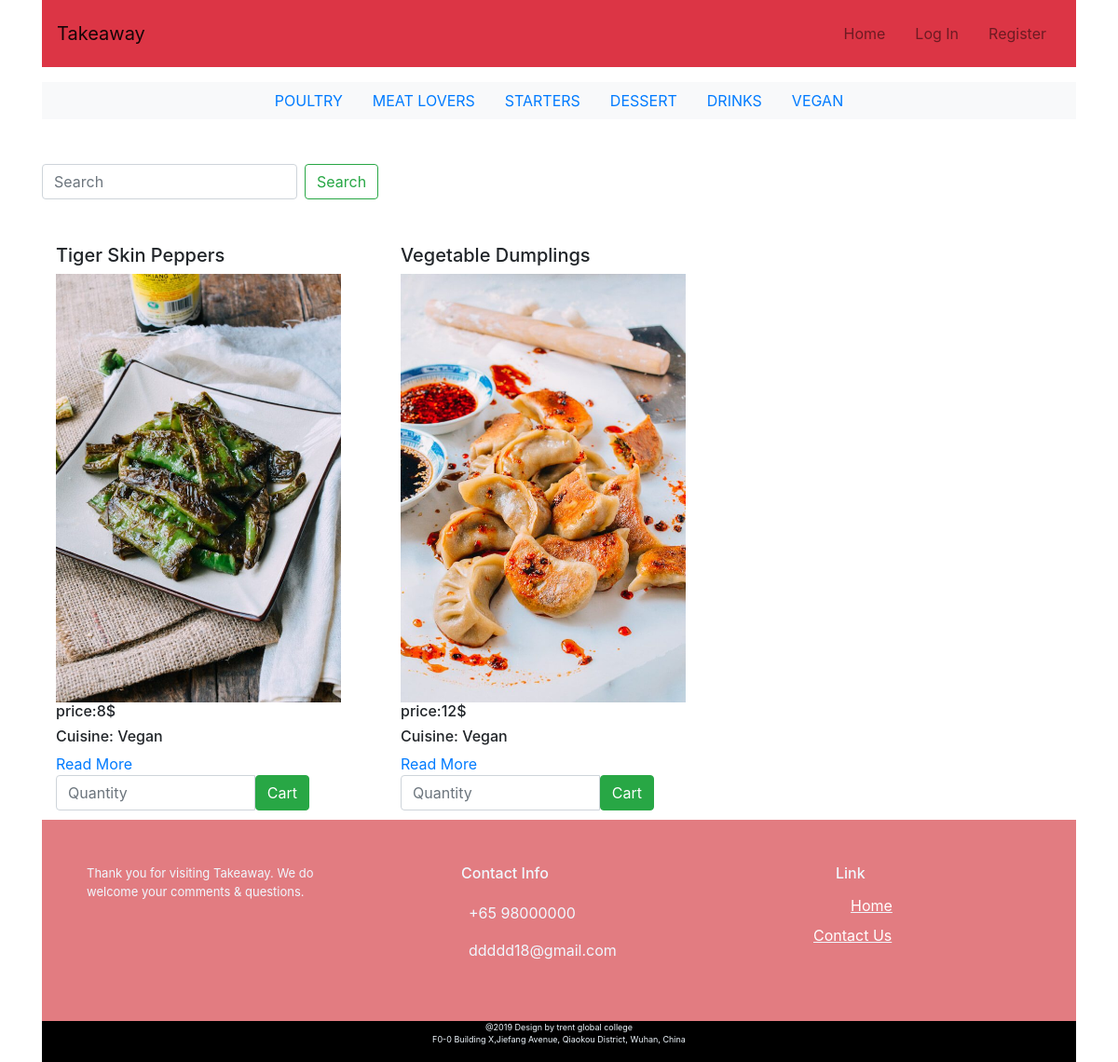
The app's page /menu/9 with its own data.
### takeaway_app/models.py (models this page shows, shortened)
class Menu(models.Model):
	name = models.CharField(blank=False,max_length=255)
	def __str__(self):
		return self.name

class Food(models.Model):
	name = models.CharField(blank=False,max_length=255)
	price = models.IntegerField(default=0)
	image = models.ImageField(upload_to='images',null=True,blank=True)
	description = models.TextField(blank=True)
	menu = models.ForeignKey(Menu, on_delete=models.CASCADE, related_name='food_menu', null=True)

### takeaway_app/views.py (the view)
# urls.py: url(r'^menu/(?P<id>\d+)$', menu, name='menu'),
def menu(request,id):
    menu = Menu.objects.all()
    food_menu = Menu.objects.get(id=id)
    menu_list=food_menu.food_menu.all()
    return render(request, 'menu.html', {
        'menu_list': menu_list,
        'menu':menu
        })

### cart/context.py (called while the page is built)
def cart_contents(request):
    cart = request.session.get('cart', {})
    cart_items = []
    total = 0
    food_count = 0
    for id, quantity in cart.items():
        food = get_object_or_404(Food, pk=id)
        total += quantity * food.price
        food_count += quantity
        cart_items.append({'id': id, 'quantity': quantity, 'food': food})
    return {'cart_items': cart_items, 'total': total, 'food_count': food_count}

### takeaway_app/templates/menu.html (shortened to what this page needs)
{% extends 'layout.html' %}{% load static %}
{% load bootstrap_tags %}
{% block content %}
<div class="container">
<div class="row">
	 {% for food in menu_list %}
    <div class="col-lg-4 col-md-4 col-xs-12 col-sm-12 block">
    			<h5>{{ food.name }}</h5>
    	       <img src="{% get_media_prefix %}{{food.image}}" style="width:90%" alt="foods" />
          			<h6>price:{{ food.price }}$</h6>
                <h6>Cuisine: {{ food.menu }}</h6>
                <a href="{% url 'food_detail' food.id %}" class="read-more">Read More</a>
                <form method="post" action="{% url 'add_to_cart' food.id %}">
                    <div class="input-group">
                        <input name="quantity" type="number" min="1" max="999" class="form-control" placeholder="Quantity">
                        <span class="input-group-btn">
                            <button class="btn btn-success" type="submit">Cart</button>
                        </span>
                    </div>
                </form>
    </div>
    {% endfor %}
   </div>
</div>
{% endblock content%}

### templates/layout.html (shortened to what this page needs)
{% load static %}
{% load bootstrap_tags %}
<!DOCTYPE html>
<html lang="en">
<head>
    <link rel="stylesheet" href="https://stackpath.bootstrapcdn.com/bootstrap/4.3.1/css/bootstrap.min.css">
    <link rel="stylesheet" href="{% static 'css/style.css'%}" type="text/css"/>
</head>
<body>
<div class='container'>
 <nav class="navbar navbar-expand-lg navbar-light  bg-danger">
    <div class="d-flex flex-grow-1">
        <a class="navbar-brand  d-lg-inline-block" href="/">
           Takeaway
        </a>
        <div class="w-100 text-right">
        </div>
    </div>
    <div class="collapse navbar-collapse flex-grow-1 text-right" id="myNavbar">
        <ul class="navbar-nav ml-auto flex-nowrap">
            <li class="nav-item">
                <a href="{% url 'index' %}" class="nav-link m-2 menu-item nav-active">Home</a>
            </li>
            {% if not user.is_authenticated %}
            <li class="nav-item">
                <a href="{% url 'login_link' %}" class="nav-link m-2 menu-item">Log In</a>
            </li>
            <li class="nav-item">
                <a href="{% url 'register_link' %}" class="nav-link m-2 menu-item">Register</a></li>
            {% else %}
            </li>
            <li class="nav-item">
                <a href="{% url 'logout_link' %}" class="nav-link m-2 menu-item">Log Out</a>
            </li>
            {% endif %}
        </ul>
    </div>
</nav>
<ul class="nav justify-content-center bg-light my-3 my-lg-3 ">
 {% for menu in menu %}
  <li class="nav-item" style="text-transform: uppercase;">
    <a class="nav-link"  href="{% url 'menu' id=menu.id %}">{{menu.name}}</a>
  </li>
  {% endfor %}
</ul>
     <form class="form-inline my-3 my-lg-5" method='get' action='{% url 'search' %}'>
          <input class="form-control mr-sm-2" type="search" placeholder="Search" aria-label="Search" id="search" type="search" name="q">
          <button class="btn btn-outline-success my-2 my-sm-0" type="submit">Search</button>
    </form>
    {%block content %}
    {%endblock %}
</div>
<div class='container'>
<footer class="page-footer font-small">
    <div class="container">
		<div class="row">
			<div class="col-xs-12 col-sm-4 col-md-4 footerBlock">
					<p class="footerIntro">Thank you for visiting Takeaway. We do welcome your comments & questions.</p>
			</div>
			<div class="col-xs-12 col-sm-4 col-md-4 footerBlock">
					<h6 class="info">Contact Info</h6>
					<div class="contact-info">
						 <ul><span class="item">+65 98000000</span></ul>
                        <ul><span class="item">ddddd18@gmail.com</span></ul>
					</div>
				</div>
      <div class="col-xs-12 col-sm-4 col-md-4 footerBlock">
					<div class="list-unstyled">
					  <h6 class="link">Link</h6>
						 <ul class="fList">
          <ul>
            <a class="link1" href="/">Home</a>
          </ul>
            <a class="link1" href="#">Contact Us</a>
          </ul>
					</div>
				</div>
				<div class="col-md-12 bg-black copyright">
						<p>@2019 Design by trent global college <br>
                        F0-0 Building X,Jiefang Avenue, Qiaokou District, Wuhan, China</p>
                </div>
        	</div>
        	</div>
</footer>
</body>
</html>

### static/css/style.css (style rules this page uses)
form { width:80%; }
ul { list-style:none; }
footer { margin-top:10px; }
.footerBlock { display:inline-block; padding: 3em; margin: 0em; }
.footerIntro { font-size:small; }
.info { text-indent: 2em; font-size: medium; margin-bottom: 20px; }
.page-footer { background-color:#e27c81; color:#F0F8FF; bottom: 0; }
.fList { text-decoration:underline; }
.link { text-indent: 4em; font-size: medium; }
.link1 { color: white; font-size: medium; line-height:2em; }
.copyright { text-align: center; font-size: xx-small; background-color: #000000; padding-bottom: 1px; position: relative; }

### records on screen
Menu: name "POULTRY"
Menu: name "MEAT LOVERS"
Menu: name "STARTERS"
Menu: name "DESSERT"
Menu: name "DRINKS"
Menu: name "VEGAN"
Food: name "Tiger Skin Peppers", image (picture), price "8", menu "Vegan"
Food: name "Vegetable Dumplings", image (picture), price "12", menu "Vegan"
